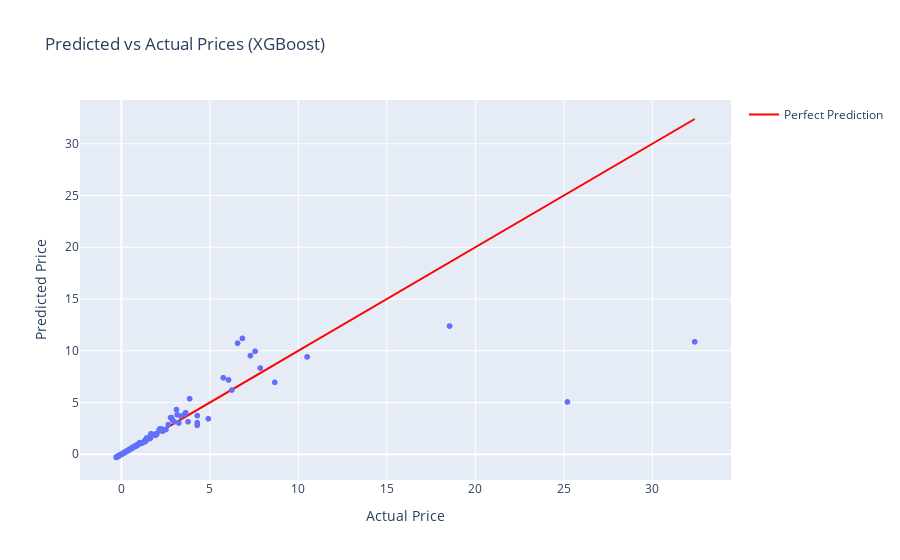

The notebook cell this image was saved under:
### Code cell
# Scatter plot: Predicted vs Actual prices for XGBoost
plot_df = pd.DataFrame({
    'Actual Price': y_test.to_numpy().flatten(),
    'Predicted Price': xgb_y_pred.flatten() if hasattr(xgb_y_pred, 'flatten') else xgb_y_pred
})
fig1 = px.scatter(plot_df, x='Actual Price', y='Predicted Price', title="Predicted vs Actual Prices (XGBoost)")
fig1.add_trace(go.Scatter(x=plot_df['Actual Price'], y=plot_df['Actual Price'], mode="lines", line=dict(color="red"), name="Perfect Prediction"))
fig1.show()

### Figure 1 — Plotly figure (JSON) as saved in the notebook; plotly's stock layout.template omitted (floating-point values rounded to 4 significant figures; data arrays with more than 128 entries replaced by an {"elided": "..."} marker saying what was removed)
{"data": [{"hovertemplate": "Actual Price=%{x}<br>Predicted Price=%{y}<extra></extra>", "legendgroup": "", "marker": {"color": "#636efa", "symbol": "circle"}, "mode": "markers", "name": "", "showlegend": false, "type": "scattergl", "x": {"elided": "3000 float values"}, "xaxis": "x", "y": {"elided": "3000 float values"}, "yaxis": "y"}, {"line": {"color": "red"}, "mode": "lines", "name": "Perfect Prediction", "type": "scatter", "x": {"elided": "3000 float values"}, "y": {"elided": "3000 float values"}}], "layout": {"legend": {"tracegroupgap": 0}, "title": {"text": "Predicted vs Actual Prices (XGBoost)"}, "xaxis": {"anchor": "y", "domain": [0, 1], "title": {"text": "Actual Price"}}, "yaxis": {"anchor": "x", "domain": [0, 1], "title": {"text": "Predicted Price"}}}}
